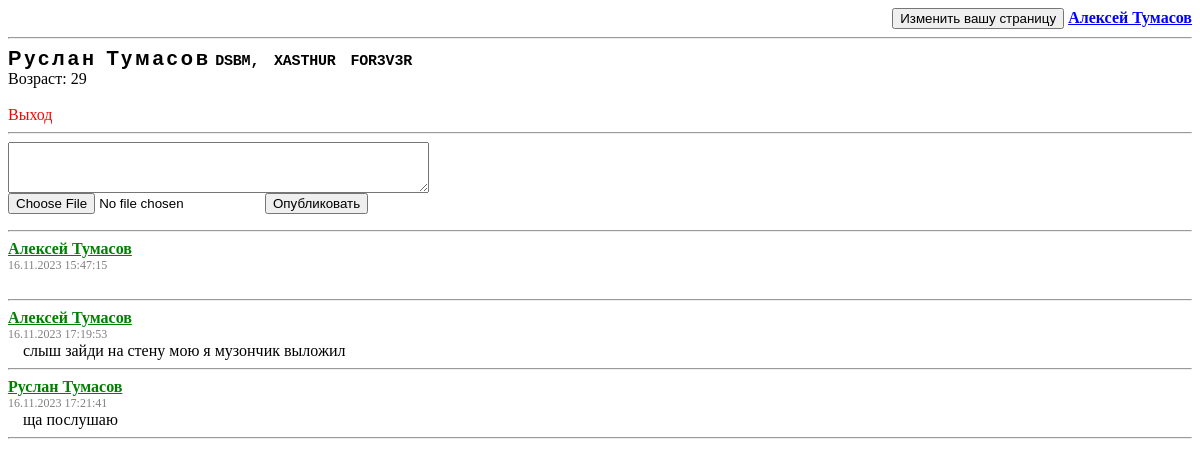
The app's page /profile.php?id=2 (signed in) with its own data.
### tables this page shows
CREATE TABLE `users` (
  `id` int(10) NOT NULL COMMENT 'id записи',
  `login` varchar(128) NOT NULL COMMENT 'Логин',
  `password` varchar(128) NOT NULL COMMENT 'Пароль',
  `name` varchar(32) NOT NULL COMMENT 'Имя пользователя',
  `lastname` varchar(32) NOT NULL COMMENT 'Фамилия пользователя',
  `age` int(3) NOT NULL COMMENT 'Возраст пользователя',
  `pDescription` text NOT NULL COMMENT 'Описание к профилю'
);

CREATE TABLE `userposts` (
  `postID` int(3) NOT NULL COMMENT 'Айди поста',
  `postAuthor` int(10) NOT NULL COMMENT 'Айди автора поста',
  `postReceiver` int(10) NOT NULL COMMENT 'Айди владельца стены',
  `postData` varchar(32) NOT NULL COMMENT 'Время публикации',
  `postText` text NOT NULL COMMENT 'Текст поста'
);

### profile.php (the view, shortened to what this page needs)
<?php
	include("blocks/header.php");
	$userId = $_GET["id"];
	$mysql = mysqli_connect("localhost", "root", "", "social");
	$result = mysqli_query($mysql, "SELECT * FROM `users` WHERE `id`=$userId;");
	$resultArray = mysqli_fetch_array($result);
	$name = $resultArray["name"];
	$lastname = $resultArray["lastname"];
	$age = $resultArray["age"];
	$description = $resultArray["pDescription"];
?>
		<?="<a class='profileInfo'>$name $lastname</a>";?>
		<?php
			print(($_SESSION["user_id"] == $userId) ?  "(<a href='editProfile.php' class='profileDescription' title='Изменить описание вашей страницы?'>$description</a>)" : "<a class='profileDescription'>$description</a>");
			print("<br>");
		?>
		Возраст: <?=$age?><br />
		<?php
			if ($hasUserSession)
				print("<br /><a href='acts/logout.php' class='logout'>Выход</a>");
			else {
				print("<br /><a href='login.php'>Войти</a>");
				exit();
			}
		?>
		<hr/>
		<form action="acts/post.php" method="post" enctype="multipart/form-data">
			<textarea cols="50" rows="3" name="post" required></textarea><br>
			<input type="file" id="fileInput" name="fileInput">
			<input type="submit" value="Опубликовать"/>
		</form>
		<hr/>
			<?php
				$commentsResult = mysqli_query($mysql, "SELECT * FROM `userposts` WHERE `postReceiver`=$userId");
				while (($commentsResultArray = mysqli_fetch_array($commentsResult))  != null )
				{
					$postAuthor=$commentsResultArray["postAuthor"];
					$postData=$commentsResultArray["postData"];
					$postText=$commentsResultArray["postText"];
					$posterQuery = mysqli_query($mysql, "SELECT * FROM `users` WHERE `id` = '$postAuthor'");
					$posterArray = mysqli_fetch_array($posterQuery);
					$posterName = $posterArray["name"]." ". $posterArray["lastname"];
			?>
					<a href="profile.php?id=<?php print($postAuthor	);?>" style="color: green">
						<b><?=$posterName;?></b>
					</a>
					<br>
					<span style="color: gray; font-size: 12px;"><?php print($postData);?></span>
					<br>
					<span style="font-size: 16px; padding: 15px">
						<?php
						print(htmlspecialchars($postText));
						print("<br>");
						?>
					</span>
					<hr>
			<?php
				}
			include("blocks/bottom.php");
?>

### css/styles.css (style rules this page uses)
.logout { color: red; text-decoration: blink; align-items: s; }
.profileDescription { font-family: "Courier New", Courier, monospace; font-size: 15px; letter-spacing: -0.2px; word-spacing: 6px; color: black; font-weight: 700; text-decoration: solid rgb(68, 68, 68); font-style: normal; font-variant: small-caps; text-transform: capitalize; }
.profileInfo { font-family: "Lucida Sans Unicode", "Lucida Grande", sans-serif; font-size: 20px; letter-spacing: 3px; word-spacing: 1px; color: #000000; font-weight: 700; text-decoration: none solid rgb(68, 68, 68); font-style: normal; font-variant: normal; text-transform: none; }

### records on screen
users: name "Руслан", lastname "Тумасов", pDescription "DSBM, XASTHUR FOR3V3R", age "29"
userposts: users.name+lastname "Алексей Тумасов", postData "16.11.2023 15:47:15"
userposts: users.name+lastname "Алексей Тумасов", postData "16.11.2023 17:19:53", postText "слыш зайди на стену мою я музончик выложил"
userposts: users.name+lastname "Руслан Тумасов", postData "16.11.2023 17:21:41", postText "ща послушаю"

### other values on screen
$_SESSION["name_lastname"] "Алексей Тумасов"
